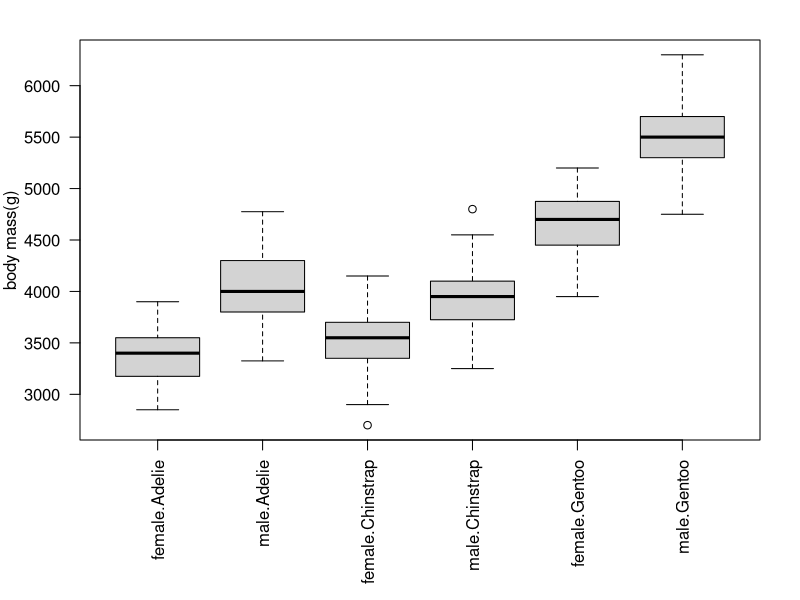

Generate this figure with R:
#Lab 9 Questions
library(here)
library(palmerpenguins)
penguins<- penguins

##---------Question 1----------------
bartlett.test(body_mass_g ~ species, data = penguins)

##---------Question 2-----------------
bartlett.test(body_mass_g ~ sex, data = penguins)

##----------Question 3----------------
par(mar = c(8, 4, 2, 2))
boxplot(
  body_mass_g ~ sex * species,
  data = penguins,
  las = 2,
  xlab = NULL,
  ylab = "body mass(g)")

dev.off()

species_sex = aggregate(
  body_mass_g ~ sex * species,
  data = penguins,
  FUN = c)
str(species_sex)
species_sex$body_mass_g
#run the bartlett test to test for homogeneity of variance
bartlett.test(species_sex$body_mass_g)

##-------------Question 4--------------

